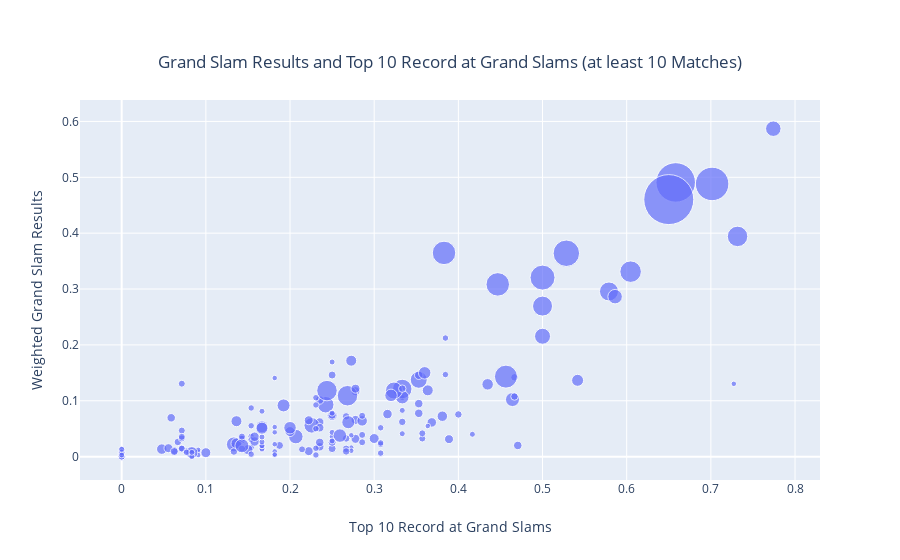

Notebook code for this chart:
### Code cell
fig = go.Figure()

fig.add_trace(go.Scatter(x=records[records["Wins"] + records["Losses"] > 10]["Percent"], 
                         y=records[records["Wins"] + records["Losses"] > 10]["GS Score"],
                    mode='markers',
                    name='markers',
                    text = records[records["Wins"] + records["Losses"] > 10]["Name"],
                    marker_size = records[records["Wins"] + records["Losses"] > 10]["Total"] / 2))

fig.update_layout(
    title={
        'text': "Grand Slam Results and Top 10 Record at Grand Slams (at least 10 Matches)",
        'y':0.9,
        'x':0.5,
        'xanchor': 'center',
        'yanchor': 'top'})

fig.update_layout(
    xaxis={
        'title':'Top 10 Record at Grand Slams'},
    yaxis={'title':'Weighted Grand Slam Results'})

fig.show()

### Figure 1 — Plotly figure (JSON) as saved in the notebook; plotly's stock layout.template omitted (floating-point values rounded to 4 significant figures; data arrays with more than 128 entries replaced by an {"elided": "..."} marker saying what was removed)
{"data": [{"marker": {"size": {"elided": "178 float values"}}, "mode": "markers", "name": "markers", "text": {"elided": "178 str values"}, "type": "scatter", "x": {"elided": "178 float values"}, "y": {"elided": "178 float values"}}], "layout": {"title": {"text": "Grand Slam Results and Top 10 Record at Grand Slams (at least 10 Matches)", "x": 0.5, "xanchor": "center", "y": 0.9, "yanchor": "top"}, "xaxis": {"title": {"text": "Top 10 Record at Grand Slams"}}, "yaxis": {"title": {"text": "Weighted Grand Slam Results"}}}}
